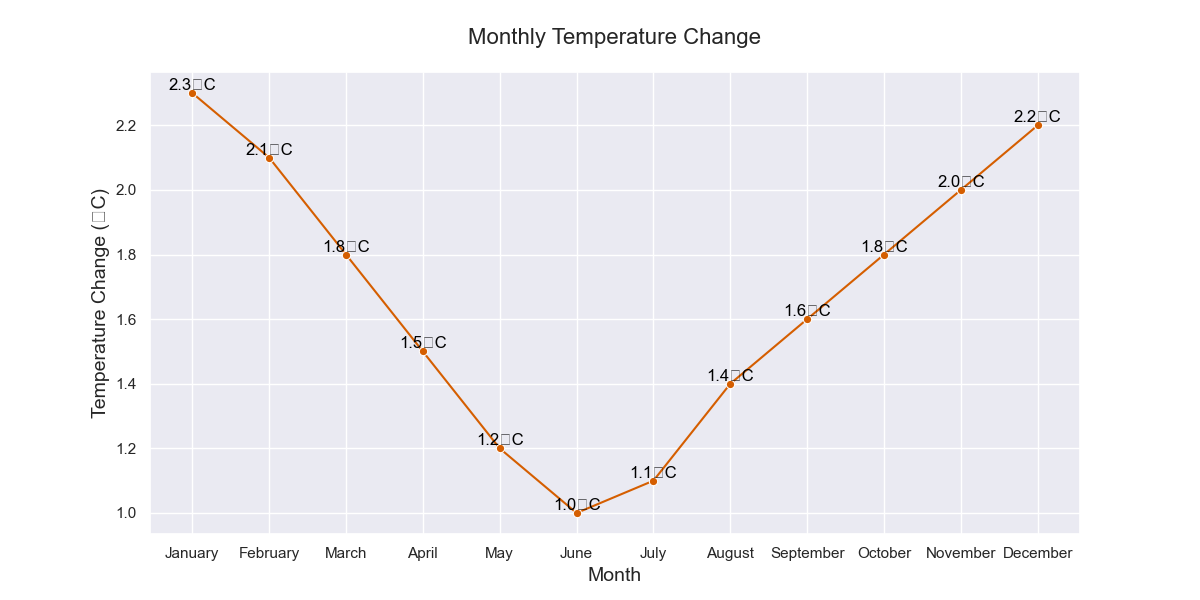

Write the Python code that produced this figure.

import seaborn as sns
import pandas as pd
import matplotlib.pyplot as plt

# Data
data = {
    'Month': ['January', 'February', 'March', 'April', 'May', 'June',
              'July', 'August', 'September', 'October', 'November', 'December'],
    'Temperature_Change': [2.3, 2.1, 1.8, 1.5, 1.2, 1.0, 1.1, 1.4, 1.6, 1.8, 2.0, 2.2]
}

# Create DataFrame
df = pd.DataFrame(data)

# Set the order of the months
df['Month'] = pd.Categorical(df['Month'], categories=[
    'January', 'February', 'March', 'April',
    'May', 'June', 'July', 'August', 'September',
    'October', 'November', 'December'], ordered=True)

# Plot the data
plt.figure(figsize=(12, 6))
ax = sns.lineplot(x='Month', y='Temperature_Change', data=df, 
                  marker='o', color='#D55E00')

# Annotations and labels
for x, y in zip(df['Month'], df['Temperature_Change']):
    ax.text(x, y, f'{y}°C', color='black', ha='center', va='bottom')

# Customize appearance
ax.set_title('Monthly Temperature Change', fontsize=16, pad=20)
ax.set_xlabel('Month', fontsize=14)
ax.set_ylabel('Temperature Change (°C)', fontsize=14)
sns.set_style('whitegrid')

plt.show()
